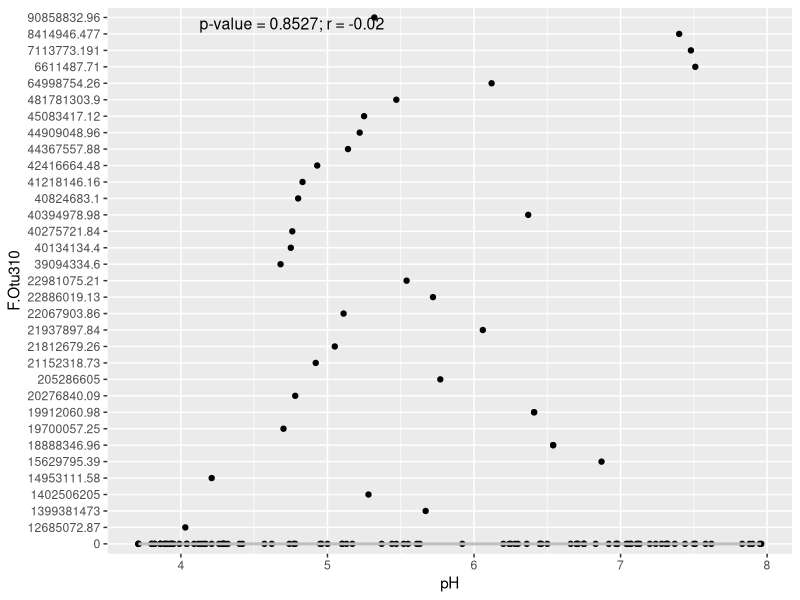

The R script that drew this image:

######################### Combine tables ######################################
otu_table_16s_RA = read.csv2(
  'Data/otu_16S_4500.RA.csv',
  header = T,
  sep = ',',
  row.names = 1
)
otu_table_16s_ABS = read.csv2(
  'Data/otu_16S_4500.ABS.csv',
  header = T,
  sep = ',',
  row.names = 1
)
otu_table_ITS_RA = read.csv2(
  'Data/otu_ITS_7150.RA.csv',
  header = T,
  sep = ',',
  row.names = 1
)
otu_table_ITS_RA = otu_table_ITS_RA[, colnames(otu_table_ITS_RA) %in% colnames(otu_table_16s_RA)]
otu_table_ITS_ABS = read.csv2(
  'Data/otu_ITS_7150.ABS.csv',
  header = T,
  sep = ',',
  row.names = 1
)
otu_table_ITS_ABS = otu_table_ITS_ABS[, colnames(otu_table_ITS_ABS) %in% colnames(otu_table_16s_ABS)]

env_data = read.csv2(
  'Data/env_16S.csv',
  header = T,
  sep = ',',
  row.names = 1
)

env_data = env_data[rownames(env_data) %in% colnames(otu_table_16s_RA), ]
env_data = env_data[order(env_data$pH), ]
ordered_row_names <- rownames(env_data)
env_data$pH = as.numeric(env_data$pH)

otu_table_16s_RA <- otu_table_16s_RA[, ordered_row_names]
otu_table_16s_ABS <- otu_table_16s_ABS[, ordered_row_names]
otu_table_ITS_RA <- otu_table_ITS_RA[, ordered_row_names]
otu_table_ITS_ABS <- otu_table_ITS_ABS[, ordered_row_names]

rownames(otu_table_16s_RA) = paste0("B.", rownames(otu_table_16s_RA))
rownames(otu_table_16s_ABS) = paste0("B.", rownames(otu_table_16s_ABS))
rownames(otu_table_ITS_RA) = paste0("F.", rownames(otu_table_ITS_RA))
rownames(otu_table_ITS_ABS) = paste0("F.", rownames(otu_table_ITS_ABS))


RA = rbind(otu_table_16s_RA, otu_table_ITS_RA)
ABS = rbind(otu_table_16s_ABS, otu_table_ITS_ABS)

############################# Choose only important OTUs ##################### 

keystones = readxl::read_xlsx('Data/Results/Important_taxa_with_tax.xlsx')
RA = RA[rownames(RA) %in% keystones$OTU,]
ABS = ABS[rownames(ABS) %in% keystones$OTU,]
otu_tables = list(RA = RA, ABS = ABS)

########################## Correlation coefficients ############################

cor_results_all = list()

for (j in names(otu_tables)) {
  df <- as.data.frame(t(otu_tables[[j]]))
  
  cor_results <- list()
  for (i in rownames(RA)) {
    cor <- cor.test(as.numeric(df[[i]]), env_data$pH, method = 'pearson')
    cor_results[[i]] <- cor
  }
  cor_results_all[[j]] <- cor_results
}

############################ Make graphs #######################################
library(ggplot2)

otu_plots_all = list()

for (j in names(otu_tables)) {
df <- as.data.frame(t(otu_tables[[j]]))
df$pH <- env_data$pH
colnames(df)[colnames(df) == "env_data$pH"] <- "pH"
cor_results = cor_results_all[[j]]
otu_plots <- list()

for (i in rownames(RA)) {
  p = cor_results[[i]][['p.value']]
  r = cor_results[[i]][['estimate']]
  rounded_p_value <- round(p, 4)
  if (rounded_p_value < 0.001) {
    rounded_p_value <- "< 0.001"
  } else {
    rounded_p_value <- rounded_p_value
  }

  if (p > 0.05) {
    color = "gray"
  } else if (r > 0) {
    color = "red"
  } else {
    color = "blue"
  }
  
  plot <- ggplot(df, aes(x = pH, y = .data[[i]])) +
    geom_point() +
    geom_smooth(method = "loess", color = color) +
    annotate("text", x = 4, y = max(df[[i]], na.rm = T),
             label = paste0("p-value = ", rounded_p_value, "; r = ", round(r, 2)),
             hjust = -0.1, vjust = 1, color = "black", size = 4)
  
  otu_plots[[i]] <- plot
}
otu_plots_all[[j]] = otu_plots
}
